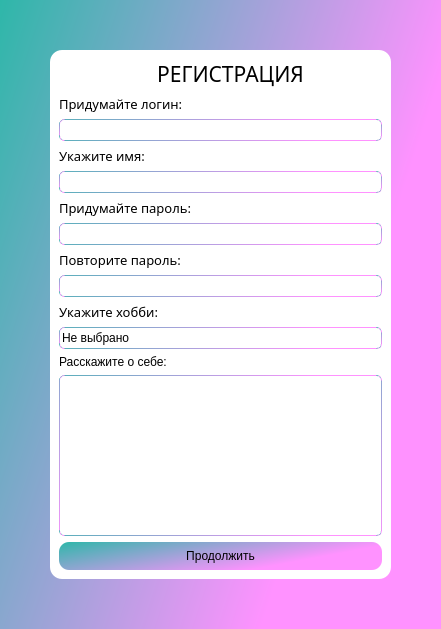
<?xml version="1.0" encoding="UTF-8"?>
<ui version="4.0">
 <class>Form</class>
 <widget class="QWidget" name="Form">
  <property name="geometry">
   <rect>
    <x>0</x>
    <y>0</y>
    <width>441</width>
    <height>629</height>
   </rect>
  </property>
  <property name="windowTitle">
   <string>Form</string>
  </property>
  <property name="styleSheet">
   <string notr="true">#Form{
background-color: qlineargradient(spread:pad, x1:0, y1:0, x2:0.869, y2:0.403818, stop:0 rgba(46, 183, 169, 255), stop:1 rgba(255, 146, 255, 255));
}
QLabel{
	font: 10pt &quot;Century Gothic&quot;;
}
QComboBox{
font: 10pt &quot;Century Gothic&quot;;
}
QPushButton{
	font: 10pt &quot;Century Gothic&quot;;
}</string>
  </property>
  <layout class="QGridLayout" name="gridLayout">
   <property name="leftMargin">
    <number>50</number>
   </property>
   <property name="topMargin">
    <number>50</number>
   </property>
   <property name="rightMargin">
    <number>50</number>
   </property>
   <property name="bottomMargin">
    <number>50</number>
   </property>
   <item row="0" column="0">
    <widget class="QFrame" name="frame_main">
     <property name="styleSheet">
      <string notr="true">#frame_main{
	border-radius: 12;
	background-color: rgb(255, 255, 255);
}</string>
     </property>
     <property name="frameShape">
      <enum>QFrame::StyledPanel</enum>
     </property>
     <property name="frameShadow">
      <enum>QFrame::Raised</enum>
     </property>
     <layout class="QVBoxLayout" name="verticalLayout">
      <item>
       <layout class="QHBoxLayout" name="horizontalLayout" stretch="1,10,1">
        <item>
         <widget class="QPushButton" name="pb_back_to_enter">
          <property name="styleSheet">
           <string notr="true"/>
          </property>
          <property name="text">
           <string/>
          </property>
          <property name="icon">
           <iconset>
            <normaloff>icons/arrow_back.png</normaloff>icons/arrow_back.png</iconset>
          </property>
          <property name="flat">
           <bool>true</bool>
          </property>
         </widget>
        </item>
        <item alignment="Qt::AlignHCenter|Qt::AlignVCenter">
         <widget class="QLabel" name="label">
          <property name="enabled">
           <bool>true</bool>
          </property>
          <property name="font">
           <font>
            <family>Century Gothic</family>
            <pointsize>16</pointsize>
            <weight>50</weight>
            <italic>false</italic>
            <bold>false</bold>
           </font>
          </property>
          <property name="styleSheet">
           <string notr="true">font: 16pt &quot;Century Gothic&quot;;</string>
          </property>
          <property name="text">
           <string>РЕГИСТРАЦИЯ</string>
          </property>
          <property name="alignment">
           <set>Qt::AlignCenter</set>
          </property>
         </widget>
        </item>
        <item>
         <spacer name="horizontalSpacer">
          <property name="orientation">
           <enum>Qt::Horizontal</enum>
          </property>
          <property name="sizeHint" stdset="0">
           <size>
            <width>40</width>
            <height>20</height>
           </size>
          </property>
         </spacer>
        </item>
       </layout>
      </item>
      <item>
       <widget class="QLabel" name="label_2">
        <property name="font">
         <font>
          <family>Century Gothic</family>
          <pointsize>10</pointsize>
          <weight>50</weight>
          <italic>false</italic>
          <bold>false</bold>
         </font>
        </property>
        <property name="text">
         <string>Придумайте логин:</string>
        </property>
       </widget>
      </item>
      <item>
       <widget class="QLineEdit" name="le_login">
        <property name="styleSheet">
         <string notr="true">border-radius: 5;
border: 1px solid qlineargradient(spread:pad, x1:0, y1:0, x2:0.869, y2:0.403818, stop:0 rgba(46, 183, 169, 255), stop:1 rgba(255, 146, 255, 255));
padding: 2;</string>
        </property>
       </widget>
      </item>
      <item>
       <widget class="QLabel" name="label_4">
        <property name="font">
         <font>
          <family>Century Gothic</family>
          <pointsize>10</pointsize>
          <weight>50</weight>
          <italic>false</italic>
          <bold>false</bold>
         </font>
        </property>
        <property name="text">
         <string>Укажите имя:</string>
        </property>
       </widget>
      </item>
      <item>
       <widget class="QLineEdit" name="le_name">
        <property name="styleSheet">
         <string notr="true">border-radius: 5;
border: 1px solid qlineargradient(spread:pad, x1:0, y1:0, x2:0.869, y2:0.403818, stop:0 rgba(46, 183, 169, 255), stop:1 rgba(255, 146, 255, 255));
padding: 2;</string>
        </property>
       </widget>
      </item>
      <item>
       <widget class="QLabel" name="label_3">
        <property name="font">
         <font>
          <family>Century Gothic</family>
          <pointsize>10</pointsize>
          <weight>50</weight>
          <italic>false</italic>
          <bold>false</bold>
         </font>
        </property>
        <property name="text">
         <string>Придумайте пароль:</string>
        </property>
       </widget>
      </item>
      <item>
       <widget class="QLineEdit" name="le_pwd">
        <property name="styleSheet">
         <string notr="true">border-radius: 5;
border: 1px solid qlineargradient(spread:pad, x1:0, y1:0, x2:0.869, y2:0.403818, stop:0 rgba(46, 183, 169, 255), stop:1 rgba(255, 146, 255, 255));
padding: 2;</string>
        </property>
       </widget>
      </item>
      <item>
       <widget class="QLabel" name="label_5">
        <property name="font">
         <font>
          <family>Century Gothic</family>
          <pointsize>10</pointsize>
          <weight>50</weight>
          <italic>false</italic>
          <bold>false</bold>
         </font>
        </property>
        <property name="text">
         <string>Повторите пароль:</string>
        </property>
       </widget>
      </item>
      <item>
       <widget class="QLineEdit" name="le_r_pwd">
        <property name="styleSheet">
         <string notr="true">border-radius: 5;
border: 1px solid qlineargradient(spread:pad, x1:0, y1:0, x2:0.869, y2:0.403818, stop:0 rgba(46, 183, 169, 255), stop:1 rgba(255, 146, 255, 255));
padding: 2;</string>
        </property>
       </widget>
      </item>
      <item>
       <widget class="QLabel" name="label_6">
        <property name="font">
         <font>
          <family>Century Gothic</family>
          <pointsize>10</pointsize>
          <weight>50</weight>
          <italic>false</italic>
          <bold>false</bold>
         </font>
        </property>
        <property name="styleSheet">
         <string notr="true"/>
        </property>
        <property name="text">
         <string>Укажите хобби:</string>
        </property>
       </widget>
      </item>
      <item>
       <widget class="QComboBox" name="cb_hobby">
        <property name="styleSheet">
         <string notr="true">QComboBox{
border-radius: 5;
border: 1px solid qlineargradient(spread:pad, x1:0, y1:0, x2:0.869, y2:0.403818, stop:0 rgba(46, 183, 169, 255), stop:1 rgba(255, 146, 255, 255));
padding: 2;
}
QComboBox::drop-down { 
height: 0px;                    
width: 0px;
					}</string>
        </property>
        <property name="iconSize">
         <size>
          <width>16</width>
          <height>16</height>
         </size>
        </property>
        <property name="frame">
         <bool>true</bool>
        </property>
        <item>
         <property name="text">
          <string>Не выбрано</string>
         </property>
        </item>
        <item>
         <property name="text">
          <string>Путешествия</string>
         </property>
        </item>
        <item>
         <property name="text">
          <string>Спорт</string>
         </property>
        </item>
        <item>
         <property name="text">
          <string>Исскуство</string>
         </property>
        </item>
        <item>
         <property name="text">
          <string>Пение</string>
         </property>
        </item>
        <item>
         <property name="text">
          <string>Танцы</string>
         </property>
        </item>
        <item>
         <property name="text">
          <string>Настольные игры</string>
         </property>
        </item>
        <item>
         <property name="text">
          <string>Компьютерные игры</string>
         </property>
        </item>
        <item>
         <property name="text">
          <string>Чтение</string>
         </property>
        </item>
        <item>
         <property name="text">
          <string>Другое</string>
         </property>
        </item>
       </widget>
      </item>
      <item>
       <widget class="QLabel" name="label_7">
        <property name="text">
         <string>Расскажите о себе:</string>
        </property>
       </widget>
      </item>
      <item>
       <widget class="QPlainTextEdit" name="pte_about">
        <property name="styleSheet">
         <string notr="true">border-radius: 5;
border: 1px solid qlineargradient(spread:pad, x1:0, y1:0, x2:0.869, y2:0.403818, stop:0 rgba(46, 183, 169, 255), stop:1 rgba(255, 146, 255, 255));
padding: 2;</string>
        </property>
       </widget>
      </item>
      <item>
       <spacer name="verticalSpacer_4">
        <property name="orientation">
         <enum>Qt::Vertical</enum>
        </property>
        <property name="sizeHint" stdset="0">
         <size>
          <width>17</width>
          <height>13</height>
         </size>
        </property>
       </spacer>
      </item>
      <item>
       <widget class="QPushButton" name="pb_next">
        <property name="styleSheet">
         <string notr="true">QPushButton{
background-color: qlineargradient(spread:pad, x1:0, y1:0, x2:0.869, y2:0.403818, stop:0 rgba(46, 183, 169, 255), stop:1 rgba(255, 146, 255, 255));
border: none;
border-radius: 10;
padding: 7;
}
QPushButton:hover:pressed{
	background-color: qlineargradient(spread:pad, x1:0, y1:0, x2:1, y2:1, stop:0 rgba(0, 16, 225, 255), stop:1 rgba(255, 72, 255, 255));
	color:  white;
}</string>
        </property>
        <property name="text">
         <string>Продолжить</string>
        </property>
       </widget>
      </item>
      <item>
       <spacer name="verticalSpacer_3">
        <property name="orientation">
         <enum>Qt::Vertical</enum>
        </property>
        <property name="sizeHint" stdset="0">
         <size>
          <width>20</width>
          <height>14</height>
         </size>
        </property>
       </spacer>
      </item>
     </layout>
    </widget>
   </item>
  </layout>
 </widget>
 <resources/>
 <connections/>
</ui>
